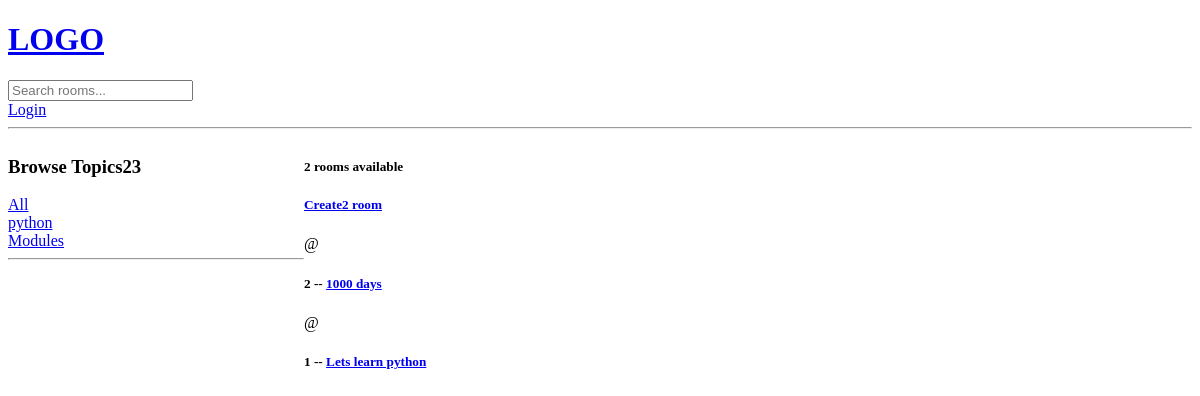
The app's page /, older data.
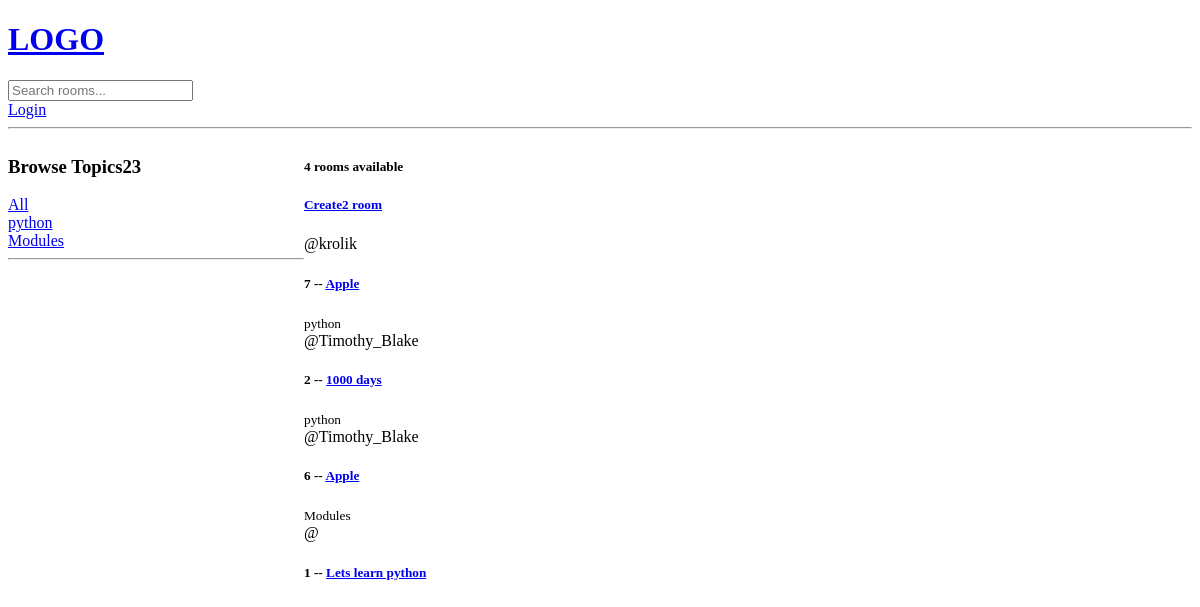
The same page, newer data.
### base/models.py (models this page shows, shortened)
class Topic(models.Model):
    name=models.CharField(max_length=200)

class Room(models.Model):
    host=models.ForeignKey(User, on_delete=models.SET_NULL, null=True)
    topic = models.ForeignKey(Topic, on_delete=models.SET_NULL, null=True)
    name = models.CharField(max_length=200)
    description = models.TextField(null=True, blank=True)
    updated = models.DateTimeField(auto_now=True)
    created = models.DateTimeField(auto_now_add=True)
    class Meta:
        ordering = ['-updated', '-created']

### base/views.py (the view)
# urls.py: path('', views.home, name="home"),
def home(request):
    q= request.GET.get('q') if request.GET.get('q') is not None else ''
    rooms = Room.objects.filter(Q(topic__name__icontains=q) | Q(name__icontains=q) | Q(description__icontains=q))
    topics=Topic.objects.all()
    room_count= rooms.count()
    context= {'rooms': rooms, 'topics': topics, 'room_count':room_count}
    return render(request, 'base/home.html', context)

### base/templates/base/home.html (shortened to what this page needs)
{% extends 'main.html' %}
{% block content %}
<div class="home-container">
    <div>
        <h3> Browse Topics23</h3>
        <div>
            <a href="{% url 'home' %}">All</a>
        </div>
        {% for topic in topics %}
        <div>
            <a href="{% url 'home' %}?q={{topic.name}}">{{topic.name}}</a>
        </div>
        {% endfor %}
        <hr>
    </div>
    <div>
        <h5>{{room_count}} rooms available</h5>
        <h5><a href="{% url 'create_room' %}">Create2 room</a></h5>
        <div>
            {% for room in rooms %}
            <div>
                <span>@{{room.host.username}}</span>
                <h5>{{room.id}} -- <a href="{% url 'room' room.id %}">{{room.name}}</a></h5>
                <small>{{room.topic.name}}</small>
            </div>
            {% endfor %}
        </div>
    </div>
</div>
{% endblock content %}

Row changes from the older to the newer data that the page shows:
added Room: host.username "krolik", id "7", name "Apple", topic.name "python"
changed Room "1000 days": host.username (not shown) → "Timothy_Blake"; topic.name (not shown) → "python"
added Room: host.username "Timothy_Blake", id "6", name "Apple", topic.name "Modules"
Text that changed along with them:
{{ room_count }}: "2" → "4"
